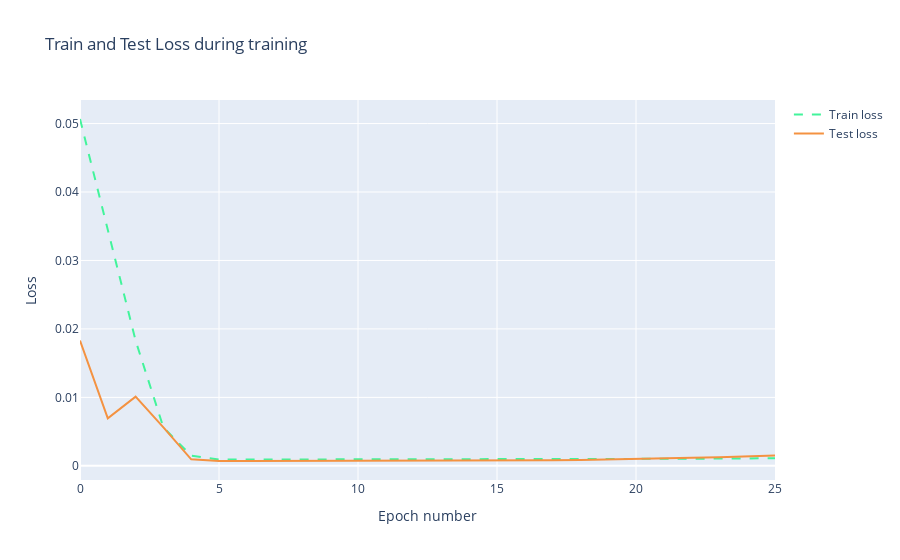

Source (notebook cell):
### Code cell
trace1 = go.Scatter(
    x = np.arange(0, len(history.history['loss']), 1),
    y = history.history['loss'],
    mode = 'lines',
    name = 'Train loss',
    line = dict(color=('rgb(66, 244, 155)'), width=2, dash='dash')
)
trace2 = go.Scatter(
    x = np.arange(0, len(history.history['val_loss']), 1),
    y = history.history['val_loss'],
    mode = 'lines',
    name = 'Test loss',
    line = dict(color=('rgb(244, 146, 65)'), width=2)
)

data = [trace1, trace2]
layout = dict(title = 'Train and Test Loss during training', 
              xaxis = dict(title = 'Epoch number'), yaxis = dict(title = 'Loss'))
fig = dict(data=data, layout=layout)
py.iplot(fig, filename='training_process')

### Figure 1 — Plotly figure (JSON) as saved in the notebook; plotly's stock layout.template omitted (floating-point values rounded to 4 significant figures)
{"data": [{"line": {"color": "rgb(66, 244, 155)", "dash": "dash", "width": 2}, "mode": "lines", "name": "Train loss", "type": "scatter", "x": [0, 1, 2, 3, 4, 5, 6, 7, 8, 9, 10, 11, 12, 13, 14, 15, 16, 17, 18, 19, 20, 21, 22, 23, 24, 25], "y": [0.05066, 0.03436, 0.0183, 0.005613, 0.001478, 0.0009202, 0.0009223, 0.0009245, 0.000922, 0.000916, 0.0009113, 0.0009102, 0.0009137, 0.000921, 0.0009305, 0.0009414, 0.0009528, 0.000965, 0.000978, 0.0009923, 0.001008, 0.001025, 0.001044, 0.001065, 0.001087, 0.00111]}, {"line": {"color": "rgb(244, 146, 65)", "width": 2}, "mode": "lines", "name": "Test loss", "type": "scatter", "x": [0, 1, 2, 3, 4, 5, 6, 7, 8, 9, 10, 11, 12, 13, 14, 15, 16, 17, 18, 19, 20, 21, 22, 23, 24, 25], "y": [0.01831, 0.006944, 0.01012, 0.005617, 0.0009473, 0.0007148, 0.0007208, 0.0007234, 0.0007192, 0.0007142, 0.0007103, 0.0007089, 0.0007113, 0.000719, 0.0007332, 0.0007549, 0.0007844, 0.0008225, 0.0008698, 0.0009272, 0.0009955, 0.001075, 0.001167, 0.00127, 0.001386, 0.001511]}], "layout": {"title": {"text": "Train and Test Loss during training"}, "xaxis": {"title": {"text": "Epoch number"}}, "yaxis": {"title": {"text": "Loss"}}}}
